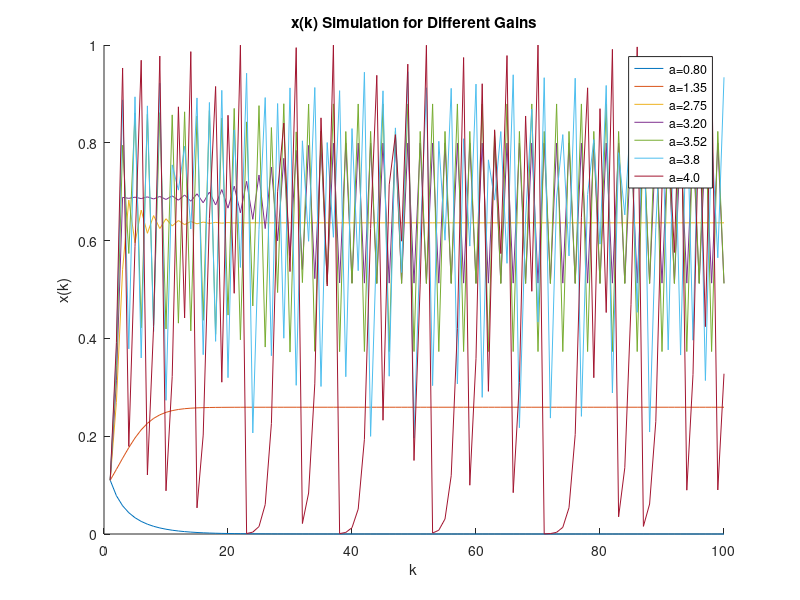

This figure's MATLAB source:
% System Simulation Problem 1
% Written by Josh Humphrey
% Due to matlab indexing of 1 all values should be shifted LEFT by one

alpha = [0.80;1.35;2.75;3.20;3.52;3.8;4.0];
k = linspace(1,100);
x = zeros(100);
i = 1;
x(1) = 0.11;

hold on
for j = 1:7
    alphaVal = alpha(j);
    for i = 2:100
        currentIndex = k(i);
        lastIndex = k(i-1);
        x(currentIndex) = alphaVal*(1-x(lastIndex))*x(lastIndex);
    end
plot(k, x(k))
xlabel('k')
ylabel('x(k)')
title('x(k) Simulation for Different Gains')
legend('a=0.80','a=1.35','a=2.75','a=3.20','a=3.52','a=3.8','a=4.0')
end
hold off
